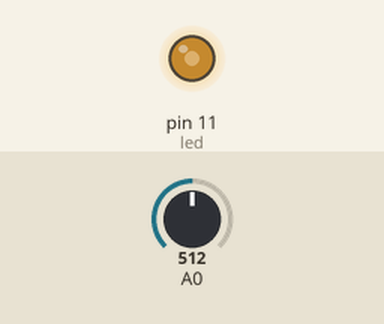
This sketch was run on a simulated Arduino Uno, built with avr-gcc and run on an emulated ATmega328P. On the bench: output pins drawn as LEDs (lit = HIGH). The inputs (shaded band) are chosen by the test bench; at power-on: A0 = 512.

Above: at 1.2 s.
1.3 s: A0 set to 716
At 2.5 s:
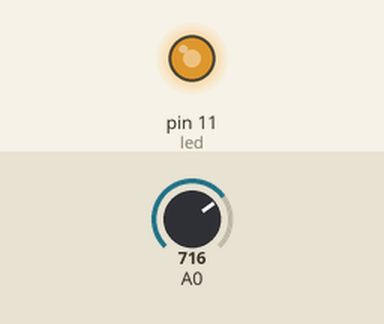
2.8 s: A0 set to 900
At 3.7 s:
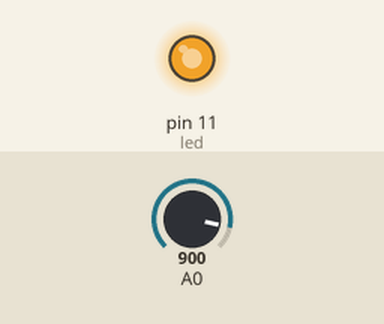
4.3 s: A0 set to 122
At 4.9 s:
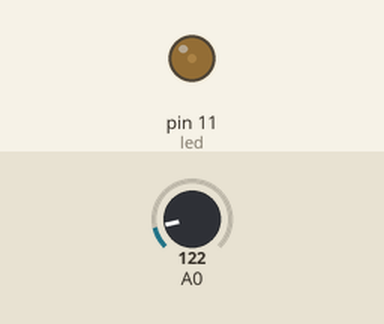
5.8 s: A0 set to 0
At 7.0 s:
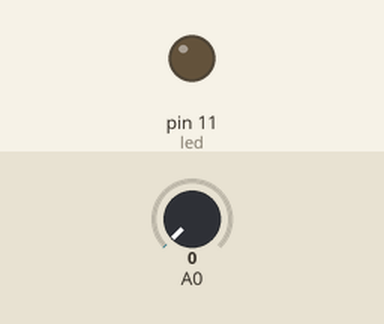
7.3 s: A0 set to 511
At 8.4 s:
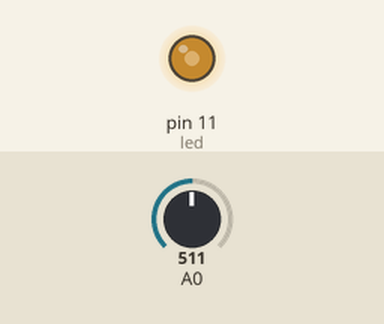
Timing chart, 0 to 9.8 s (numbered marks = the images above; inputs shaded):
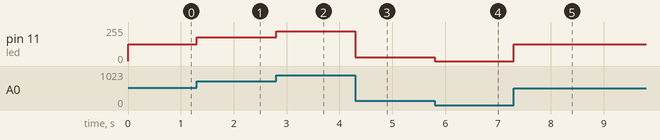

Measured:
- after the input at 1.3 s, pin 11 (led): 127/255 → 178/255 at once
- after the input at 2.8 s, pin 11 (led): 178/255 → 224/255 at once
- after the input at 4.3 s, pin 11 (led): 224/255 → 30/255 at once
- after the input at 5.8 s, pin 11 (led): 30/255 → 0/255 at once
- after the input at 7.3 s, pin 11 (led): 0/255 → 127/255 at once

The sketch:

practica_28_potencia_led1.ino
```cpp
int led = 11;

void setup()
{
  Serial.begin(9600);

}

void loop()
{


  int pot = analogRead(A0);
  float porc = pot * (255.00/1024);
  int inten = porc;
  analogWrite(led, inten);


}
```
